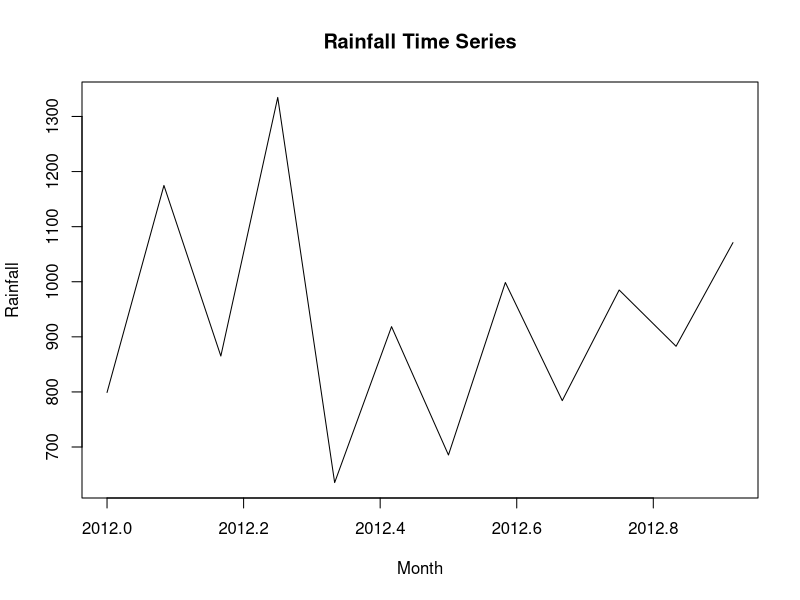

Write the R code that produced this figure.
"
Time series is a series of data points in which each data point is associated with a timestamp. 
A simple example is the price of a stock in the stock market at different points of time on a given day. 
Another example is the amount of rainfall in a region at different months of the year. R language uses many 
functions to create, manipulate and plot the time series data. The data for the time series is stored in an 
R object called time-series object. It is also a R data object like a vector or data frame.

The time series object is created by using the ts() function.

Syntax
The basic syntax for ts() function in time series analysis is −

timeseries.object.name <-  ts(data, start, end, frequency)
Following is the description of the parameters used −

data is a vector or matrix containing the values used in the time series.

start specifies the start time for the first observation in time series.

end specifies the end time for the last observation in time series.

frequency specifies the number of observations per unit time.

Except the parameter 'data' all other parameters are optional.
"

'
Example
Consider the annual rainfall details at a place 
starting from January 2012. We create an R time series 
object for a period of 12 months and plot it.
'


# Get the data points in form of a R vector.
rainfall <- c(799,1174.8,865.1,1334.6,635.4,918.5,685.5,998.6,784.2,985,882.8,1071)

# Create a time series object.
rainfall.timeseries <- ts(rainfall, start = c(2012, 1), end = c(2012, 12), frequency = 12)

# Print the time series object.
print(rainfall.timeseries)

#Give the chart file a name
png(file = "rainfall.png")

# Plot the time series data.
plot(rainfall.timeseries, main = "Rainfall Time Series", ylab = "Rainfall", xlab = "Month")

# Save the file.
dev.off()

"
Different Time Intervals
The value of the frequency parameter in the ts() function decides 
the time intervals at which the data points are measured. 
A value of 12 indicates that the time series is for 12 months. 
Other values and its meaning is as below −

frequency = 12 pegs the data points for every month of a year.

frequency = 4 pegs the data points for every quarter of a year.

frequency = 6 pegs the data points for every 10 minutes of an hour.

frequency = 24*6 pegs the data points for every 10 minutes of a day.
"